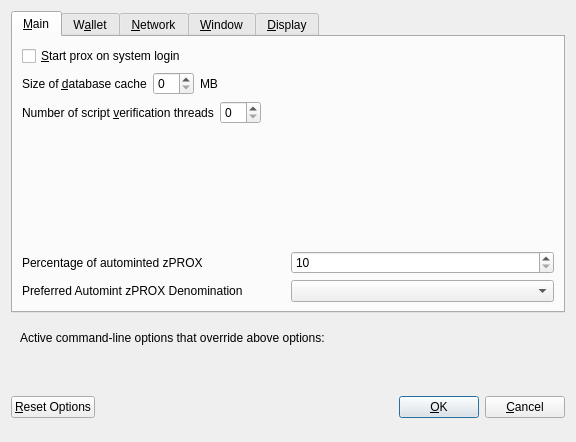
<?xml version="1.0" encoding="UTF-8"?>
<ui version="4.0">
 <class>OptionsDialog</class>
 <widget class="QDialog" name="OptionsDialog">
  <property name="geometry">
   <rect>
    <x>0</x>
    <y>0</y>
    <width>576</width>
    <height>442</height>
   </rect>
  </property>
  <property name="windowTitle">
   <string>Options</string>
  </property>
  <property name="modal">
   <bool>true</bool>
  </property>
  <layout class="QVBoxLayout" name="verticalLayout">
   <item>
    <widget class="QTabWidget" name="tabWidget">
     <property name="currentIndex">
      <number>0</number>
     </property>
     <widget class="QWidget" name="tabMain">
      <attribute name="title">
       <string>&amp;Main</string>
      </attribute>
      <layout class="QVBoxLayout" name="verticalLayout_Main">
       <item>
        <widget class="QCheckBox" name="bitcoinAtStartup">
         <property name="toolTip">
          <string>Automatically start prox after logging in to the system.</string>
         </property>
         <property name="text">
          <string>&amp;Start prox on system login</string>
         </property>
        </widget>
       </item>
       <item>
        <layout class="QHBoxLayout" name="horizontalLayout_2_Main">
         <item>
          <widget class="QLabel" name="databaseCacheLabel">
           <property name="text">
            <string>Size of &amp;database cache</string>
           </property>
           <property name="textFormat">
            <enum>Qt::PlainText</enum>
           </property>
           <property name="buddy">
            <cstring>databaseCache</cstring>
           </property>
          </widget>
         </item>
         <item>
          <widget class="QSpinBox" name="databaseCache"/>
         </item>
         <item>
          <widget class="QLabel" name="databaseCacheUnitLabel">
           <property name="text">
            <string>MB</string>
           </property>
           <property name="textFormat">
            <enum>Qt::PlainText</enum>
           </property>
          </widget>
         </item>
         <item>
          <spacer name="horizontalSpacer_2_Main">
           <property name="orientation">
            <enum>Qt::Horizontal</enum>
           </property>
           <property name="sizeHint" stdset="0">
            <size>
             <width>40</width>
             <height>20</height>
            </size>
           </property>
          </spacer>
         </item>
        </layout>
       </item>
       <item>
        <layout class="QHBoxLayout" name="horizontalLayout_3_Main">
         <item>
          <widget class="QLabel" name="threadsScriptVerifLabel">
           <property name="text">
            <string>Number of script &amp;verification threads</string>
           </property>
           <property name="textFormat">
            <enum>Qt::PlainText</enum>
           </property>
           <property name="buddy">
            <cstring>threadsScriptVerif</cstring>
           </property>
          </widget>
         </item>
         <item>
          <widget class="QSpinBox" name="threadsScriptVerif">
           <property name="toolTip">
            <string>(0 = auto, &lt;0 = leave that many cores free)</string>
           </property>
          </widget>
         </item>
         <item>
          <spacer name="horizontalSpacer_3_Main">
           <property name="orientation">
            <enum>Qt::Horizontal</enum>
           </property>
           <property name="sizeHint" stdset="0">
            <size>
             <width>40</width>
             <height>20</height>
            </size>
           </property>
          </spacer>
         </item>
        </layout>
       </item>
       <item>
        <spacer name="verticalSpacer_2">
         <property name="orientation">
          <enum>Qt::Vertical</enum>
         </property>
         <property name="sizeHint" stdset="0">
          <size>
           <width>20</width>
           <height>40</height>
          </size>
         </property>
        </spacer>
       </item>
       <item>
        <layout class="QHBoxLayout" name="horizontalLayout_3">
         <item>
          <widget class="QLabel" name="percentage_label">
           <property name="toolTip">
            <string>Percentage of incoming PROX which get automatically converted to zPROX via Zerocoin Protocol (min: 10%)</string>
           </property>
           <property name="text">
            <string>Percentage of autominted zPROX</string>
           </property>
          </widget>
         </item>
         <item>
          <widget class="QSpinBox" name="zeromintPercentage">
           <property name="minimum">
            <number>10</number>
           </property>
           <property name="maximum">
            <number>100</number>
           </property>
          </widget>
         </item>
        </layout>
       </item>
       <item>
        <layout class="QHBoxLayout" name="horizontalLayout" stretch="0,0">
         <property name="sizeConstraint">
          <enum>QLayout::SetFixedSize</enum>
         </property>
         <item>
          <widget class="QLabel" name="labelPreferredDenom">
           <property name="maximumSize">
            <size>
             <width>16777215</width>
             <height>16777215</height>
            </size>
           </property>
           <property name="toolTip">
            <string>Wait with automatic conversion to Zerocoin until enough PROX for this denomination is available</string>
           </property>
           <property name="text">
            <string>Preferred Automint zPROX Denomination</string>
           </property>
          </widget>
         </item>
         <item>
          <widget class="QComboBox" name="preferredDenom">
           <property name="maximumSize">
            <size>
             <width>16777215</width>
             <height>27</height>
            </size>
           </property>
           <property name="toolTip">
            <string>Wait with automatic conversion to Zerocoin until enough PROX for this denomination is available</string>
           </property>
           <property name="maxVisibleItems">
            <number>9</number>
           </property>
           <property name="maxCount">
            <number>9</number>
           </property>
          </widget>
         </item>
        </layout>
       </item>
      </layout>
     </widget>
     <widget class="QWidget" name="tabWallet">
      <attribute name="title">
       <string>W&amp;allet</string>
      </attribute>
      <layout class="QVBoxLayout" name="verticalLayout_Wallet">
       <item>
        <widget class="QGroupBox" name="groupBox">
         <property name="title">
          <string>Expert</string>
         </property>
         <layout class="QVBoxLayout" name="verticalLayout_2">
          <item>
           <widget class="QCheckBox" name="coinControlFeatures">
            <property name="toolTip">
             <string>Whether to show coin control features or not.</string>
            </property>
            <property name="text">
             <string>Enable coin &amp;control features</string>
            </property>
           </widget>
          </item>
          <item>
           <widget class="QCheckBox" name="showMasternodesTab">
            <property name="toolTip">
             <string>Show additional tab listing all your masternodes in first sub-tab&lt;br/&gt;and all masternodes on the network in second sub-tab.</string>
            </property>
            <property name="text">
             <string>Show Masternodes Tab</string>
            </property>
           </widget>
          </item>
          <item>
           <widget class="QCheckBox" name="spendZeroConfChange">
            <property name="toolTip">
             <string>If you disable the spending of unconfirmed change, the change from a transaction&lt;br/&gt;cannot be used until that transaction has at least one confirmation.&lt;br/&gt;This also affects how your balance is computed.</string>
            </property>
            <property name="text">
             <string>&amp;Spend unconfirmed change</string>
            </property>
           </widget>
          </item>
         </layout>
        </widget>
       </item>
       <item>
        <spacer name="verticalSpacer_Wallet">
         <property name="orientation">
          <enum>Qt::Vertical</enum>
         </property>
         <property name="sizeHint" stdset="0">
          <size>
           <width>20</width>
           <height>40</height>
          </size>
         </property>
        </spacer>
       </item>
      </layout>
     </widget>
     <widget class="QWidget" name="tabNetwork">
      <attribute name="title">
       <string>&amp;Network</string>
      </attribute>
      <layout class="QVBoxLayout" name="verticalLayout_Network">
       <item>
        <widget class="QCheckBox" name="mapPortUpnp">
         <property name="toolTip">
          <string>Automatically open the prox client port on the router. This only works when your router supports UPnP and it is enabled.</string>
         </property>
         <property name="text">
          <string>Map port using &amp;UPnP</string>
         </property>
        </widget>
       </item>
       <item>
        <widget class="QCheckBox" name="allowIncoming">
         <property name="toolTip">
          <string>Accept connections from outside</string>
         </property>
         <property name="text">
          <string>Allow incoming connections</string>
         </property>
        </widget>
       </item>
       <item>
        <widget class="QCheckBox" name="connectSocks">
         <property name="toolTip">
          <string>Connect to the prox network through a SOCKS5 proxy.</string>
         </property>
         <property name="text">
          <string>&amp;Connect through SOCKS5 proxy (default proxy):</string>
         </property>
        </widget>
       </item>
       <item>
        <layout class="QHBoxLayout" name="horizontalLayout_1_Network">
         <item>
          <widget class="QLabel" name="proxyIpLabel">
           <property name="text">
            <string>Proxy &amp;IP:</string>
           </property>
           <property name="textFormat">
            <enum>Qt::PlainText</enum>
           </property>
           <property name="buddy">
            <cstring>proxyIp</cstring>
           </property>
          </widget>
         </item>
         <item>
          <widget class="QValidatedLineEdit" name="proxyIp">
           <property name="minimumSize">
            <size>
             <width>140</width>
             <height>0</height>
            </size>
           </property>
           <property name="maximumSize">
            <size>
             <width>140</width>
             <height>16777215</height>
            </size>
           </property>
           <property name="toolTip">
            <string>IP address of the proxy (e.g. IPv4: 127.0.0.1 / IPv6: ::1)</string>
           </property>
          </widget>
         </item>
         <item>
          <widget class="QLabel" name="proxyPortLabel">
           <property name="text">
            <string>&amp;Port:</string>
           </property>
           <property name="textFormat">
            <enum>Qt::PlainText</enum>
           </property>
           <property name="buddy">
            <cstring>proxyPort</cstring>
           </property>
          </widget>
         </item>
         <item>
          <widget class="QLineEdit" name="proxyPort">
           <property name="minimumSize">
            <size>
             <width>55</width>
             <height>0</height>
            </size>
           </property>
           <property name="maximumSize">
            <size>
             <width>55</width>
             <height>16777215</height>
            </size>
           </property>
           <property name="toolTip">
            <string>Port of the proxy (e.g. 9050)</string>
           </property>
          </widget>
         </item>
         <item>
          <spacer name="horizontalSpacer_1_Network">
           <property name="orientation">
            <enum>Qt::Horizontal</enum>
           </property>
           <property name="sizeHint" stdset="0">
            <size>
             <width>40</width>
             <height>20</height>
            </size>
           </property>
          </spacer>
         </item>
        </layout>
       </item>
       <item>
        <spacer name="verticalSpacer_Network">
         <property name="orientation">
          <enum>Qt::Vertical</enum>
         </property>
         <property name="sizeHint" stdset="0">
          <size>
           <width>20</width>
           <height>40</height>
          </size>
         </property>
        </spacer>
       </item>
      </layout>
     </widget>
     <widget class="QWidget" name="tabWindow">
      <attribute name="title">
       <string>&amp;Window</string>
      </attribute>
      <layout class="QVBoxLayout" name="verticalLayout_Window">
       <item>
        <widget class="QCheckBox" name="minimizeToTray">
         <property name="toolTip">
          <string>Show only a tray icon after minimizing the window.</string>
         </property>
         <property name="text">
          <string>&amp;Minimize to the tray instead of the taskbar</string>
         </property>
        </widget>
       </item>
       <item>
        <widget class="QCheckBox" name="minimizeOnClose">
         <property name="toolTip">
          <string>Minimize instead of exit the application when the window is closed. When this option is enabled, the application will be closed only after selecting Quit in the menu.</string>
         </property>
         <property name="text">
          <string>M&amp;inimize on close</string>
         </property>
        </widget>
       </item>
       <item>
        <spacer name="verticalSpacer_Window">
         <property name="orientation">
          <enum>Qt::Vertical</enum>
         </property>
         <property name="sizeHint" stdset="0">
          <size>
           <width>20</width>
           <height>40</height>
          </size>
         </property>
        </spacer>
       </item>
      </layout>
     </widget>
     <widget class="QWidget" name="tabDisplay">
      <attribute name="title">
       <string>&amp;Display</string>
      </attribute>
      <layout class="QVBoxLayout" name="verticalLayout_Display">
       <item>
        <layout class="QHBoxLayout" name="horizontalLayout_1_Display">
         <item>
          <widget class="QLabel" name="langLabel">
           <property name="text">
            <string>User Interface &amp;language:</string>
           </property>
           <property name="textFormat">
            <enum>Qt::PlainText</enum>
           </property>
           <property name="buddy">
            <cstring>lang</cstring>
           </property>
          </widget>
         </item>
         <item>
          <widget class="QValueComboBox" name="lang">
           <property name="toolTip">
            <string>The user interface language can be set here. This setting will take effect after restarting prox.</string>
           </property>
          </widget>
         </item>
        </layout>
       </item>
       <item>
        <widget class="QLabel" name="label_3">
         <property name="toolTip">
          <string notr="true"/>
         </property>
         <property name="statusTip">
          <string notr="true"/>
         </property>
         <property name="whatsThis">
          <string notr="true"/>
         </property>
         <property name="accessibleName">
          <string notr="true"/>
         </property>
         <property name="text">
          <string>Language missing or translation incomplete? Help contributing translations here:
https://www.transifex.com/prox-project/prox-project-translations</string>
         </property>
         <property name="wordWrap">
          <bool>true</bool>
         </property>
         <property name="openExternalLinks">
          <bool>true</bool>
         </property>
         <property name="textInteractionFlags">
          <set>Qt::TextBrowserInteraction</set>
         </property>
        </widget>
       </item>
       <item>
        <layout class="QHBoxLayout" name="horizontalLayout_4_Display" stretch="0,0">
         <item>
          <widget class="QLabel" name="themeLabel">
           <property name="text">
            <string>User Interface Theme:</string>
           </property>
          </widget>
         </item>
         <item>
          <widget class="QValueComboBox" name="theme"/>
         </item>
        </layout>
       </item>
       <item>
        <widget class="Line" name="line">
         <property name="orientation">
          <enum>Qt::Horizontal</enum>
         </property>
        </widget>
       </item>
       <item>
        <layout class="QHBoxLayout" name="horizontalLayout_2_Display">
         <item>
          <widget class="QLabel" name="unitLabel">
           <property name="text">
            <string>&amp;Unit to show amounts in:</string>
           </property>
           <property name="textFormat">
            <enum>Qt::PlainText</enum>
           </property>
           <property name="buddy">
            <cstring>unit</cstring>
           </property>
          </widget>
         </item>
         <item>
          <widget class="QValueComboBox" name="unit">
           <property name="toolTip">
            <string>Choose the default subdivision unit to show in the interface and when sending coins.</string>
           </property>
          </widget>
         </item>
        </layout>
       </item>
       <item>
        <layout class="QHBoxLayout" name="horizontalLayout_5_Display">
         <item>
          <widget class="QLabel" name="digitsLabel">
           <property name="text">
            <string>Decimal digits</string>
           </property>
          </widget>
         </item>
         <item>
          <widget class="QValueComboBox" name="digits"/>
         </item>
        </layout>
       </item>
       <item>
        <layout class="QHBoxLayout" name="horizontalLayout_3_Display">
         <item>
          <widget class="QLabel" name="thirdPartyTxUrlsLabel">
           <property name="toolTip">
            <string>Third party URLs (e.g. a block explorer) that appear in the transactions tab as context menu items. %s in the URL is replaced by transaction hash. Multiple URLs are separated by vertical bar |.</string>
           </property>
           <property name="text">
            <string>Third party transaction URLs</string>
           </property>
           <property name="buddy">
            <cstring>thirdPartyTxUrls</cstring>
           </property>
          </widget>
         </item>
         <item>
          <widget class="QLineEdit" name="thirdPartyTxUrls">
           <property name="toolTip">
            <string>Third party URLs (e.g. a block explorer) that appear in the transactions tab as context menu items. %s in the URL is replaced by transaction hash. Multiple URLs are separated by vertical bar |.</string>
           </property>
          </widget>
         </item>
        </layout>
       </item>
       <item>
        <spacer name="verticalSpacer">
         <property name="orientation">
          <enum>Qt::Vertical</enum>
         </property>
         <property name="sizeHint" stdset="0">
          <size>
           <width>20</width>
           <height>40</height>
          </size>
         </property>
        </spacer>
       </item>
      </layout>
     </widget>
    </widget>
   </item>
   <item>
    <widget class="QFrame" name="frame">
     <layout class="QVBoxLayout" name="verticalLayout_Bottom">
      <item>
       <layout class="QHBoxLayout" name="horizontalLayout_Bottom">
        <item>
         <widget class="QLabel" name="overriddenByCommandLineInfoLabel">
          <property name="text">
           <string>Active command-line options that override above options:</string>
          </property>
          <property name="textFormat">
           <enum>Qt::PlainText</enum>
          </property>
         </widget>
        </item>
        <item>
         <spacer name="horizontalSpacer_Bottom">
          <property name="orientation">
           <enum>Qt::Horizontal</enum>
          </property>
          <property name="sizeHint" stdset="0">
           <size>
            <width>40</width>
            <height>20</height>
           </size>
          </property>
         </spacer>
        </item>
       </layout>
      </item>
      <item>
       <widget class="QLabel" name="overriddenByCommandLineLabel">
        <property name="text">
         <string/>
        </property>
        <property name="textFormat">
         <enum>Qt::PlainText</enum>
        </property>
        <property name="wordWrap">
         <bool>true</bool>
        </property>
       </widget>
      </item>
     </layout>
    </widget>
   </item>
   <item>
    <layout class="QHBoxLayout" name="horizontalLayout_Buttons">
     <item>
      <widget class="QPushButton" name="resetButton">
       <property name="toolTip">
        <string>Reset all client options to default.</string>
       </property>
       <property name="text">
        <string>&amp;Reset Options</string>
       </property>
       <property name="autoDefault">
        <bool>false</bool>
       </property>
      </widget>
     </item>
     <item>
      <spacer name="horizontalSpacer_1">
       <property name="orientation">
        <enum>Qt::Horizontal</enum>
       </property>
       <property name="sizeHint" stdset="0">
        <size>
         <width>40</width>
         <height>48</height>
        </size>
       </property>
      </spacer>
     </item>
     <item>
      <widget class="QLabel" name="statusLabel">
       <property name="minimumSize">
        <size>
         <width>200</width>
         <height>0</height>
        </size>
       </property>
       <property name="font">
        <font>
         <weight>75</weight>
         <bold>true</bold>
        </font>
       </property>
       <property name="text">
        <string/>
       </property>
       <property name="textFormat">
        <enum>Qt::PlainText</enum>
       </property>
       <property name="wordWrap">
        <bool>true</bool>
       </property>
      </widget>
     </item>
     <item>
      <spacer name="horizontalSpacer_2">
       <property name="orientation">
        <enum>Qt::Horizontal</enum>
       </property>
       <property name="sizeHint" stdset="0">
        <size>
         <width>40</width>
         <height>48</height>
        </size>
       </property>
      </spacer>
     </item>
     <item>
      <widget class="QPushButton" name="okButton">
       <property name="text">
        <string>&amp;OK</string>
       </property>
       <property name="autoDefault">
        <bool>false</bool>
       </property>
       <property name="default">
        <bool>true</bool>
       </property>
      </widget>
     </item>
     <item>
      <widget class="QPushButton" name="cancelButton">
       <property name="text">
        <string>&amp;Cancel</string>
       </property>
       <property name="autoDefault">
        <bool>false</bool>
       </property>
      </widget>
     </item>
    </layout>
   </item>
  </layout>
 </widget>
 <customwidgets>
  <customwidget>
   <class>QValidatedLineEdit</class>
   <extends>QLineEdit</extends>
   <header>qvalidatedlineedit.h</header>
  </customwidget>
  <customwidget>
   <class>QValueComboBox</class>
   <extends>QComboBox</extends>
   <header>qvaluecombobox.h</header>
  </customwidget>
 </customwidgets>
 <resources/>
 <connections/>
</ui>
